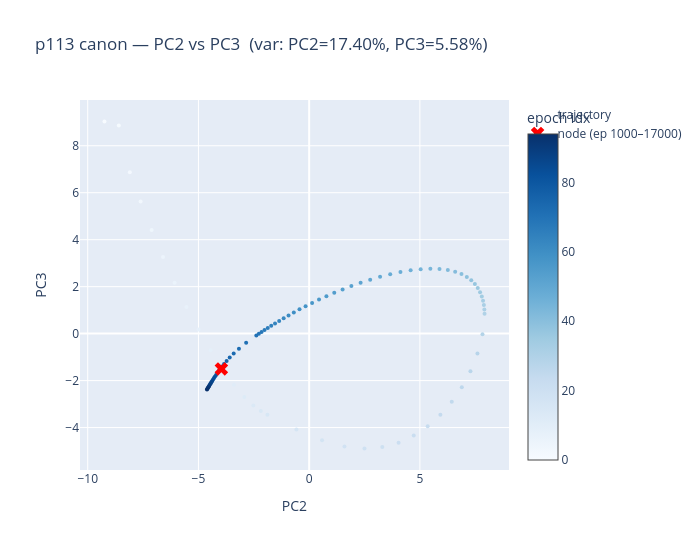
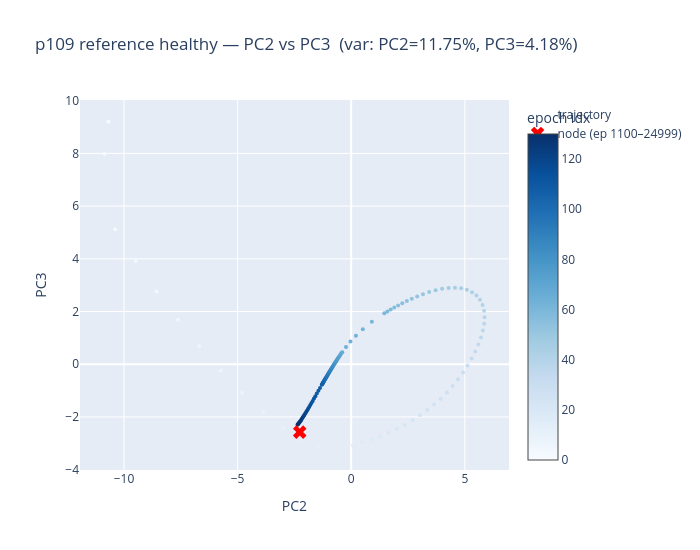

The code cell stored with these charts, in order, in its notebook:
### Markdown cell above
## 1. The lemniscate — single-model visualization

PC2 vs PC3 is where the self-intersection is most visible.  
The node is the point of closest self-approach with arc-length separation ≥ 15% of total arc.

Compare the canon model (p113/s999/ds598) against the reference healthy (p109/s485/ds598)
to confirm the structure appears across variants before quantifying it.

### Code cell
def plot_lemniscate(variant, label, min_arc_sep=0.15):
    """PC2vPC3 trajectory with node marked and epoch colormap."""
    epochs, coords, var_ratio, _ = load_trajectory(variant)
    curve = coords[:, 1:3]  # PC2, PC3
    node_result = detect_self_intersection(curve, min_arc_sep_fraction=min_arc_sep)

    colors = list(range(len(epochs)))
    fig = go.Figure()
    fig.add_trace(go.Scatter(
        x=curve[:, 0], y=curve[:, 1],
        mode="markers",
        marker=dict(color=colors, colorscale="Blues", size=4,
                    colorbar=dict(title="epoch idx")),
        name="trajectory",
    ))
    nx, ny = node_result["node_position"]
    i, j = node_result["idx_pair"]
    fig.add_trace(go.Scatter(
        x=[nx], y=[ny],
        mode="markers",
        marker=dict(color="red", size=12, symbol="x"),
        name=f"node (ep {epochs[i]}–{epochs[j]})",
    ))
    fig.update_layout(
        title=f"{label} — PC2 vs PC3  (var: PC2={var_ratio[1]:.2%}, PC3={var_ratio[2]:.2%})",
        xaxis_title="PC2", yaxis_title="PC3",
        width=700, height=550,
    )
    return fig, node_result


for prime, seed, dseed, label in REFERENCE_MODELS[:2]:
    v = family.get_variant(prime=prime, seed=seed, data_seed=dseed)
    fig, _ = plot_lemniscate(v, label)
    fig.show()

### Figure 1 — Plotly figure (JSON) as saved in the notebook; plotly's stock layout.template omitted (floating-point values rounded to 4 significant figures)
{"data": [{"marker": {"color": [0, 1, 2, 3, 4, 5, 6, 7, 8, 9, 10, 11, 12, 13, 14, 15, 16, 17, 18, 19, 20, 21, 22, 23, 24, 25, 26, 27, 28, 29, 30, 31, 32, 33, 34, 35, 36, 37, 38, 39, 40, 41, 42, 43, 44, 45, 46, 47, 48, 49, 50, 51, 52, 53, 54, 55, 56, 57, 58, 59, 60, 61, 62, 63, 64, 65, 66, 67, 68, 69, 70, 71, 72, 73, 74, 75, 76, 77, 78, 79, 80, 81, 82, 83, 84, 85, 86, 87, 88, 89, 90, 91, 92, 93, 94], "colorbar": {"title": {"text": "epoch idx"}}, "colorscale": [[0, "rgb(247,251,255)"], [0.125, "rgb(222,235,247)"], [0.25, "rgb(198,219,239)"], [0.375, "rgb(158,202,225)"], [0.5, "rgb(107,174,214)"], [0.625, "rgb(66,146,198)"], [0.75, "rgb(33,113,181)"], [0.875, "rgb(8,81,156)"], [1, "rgb(8,48,107)"]], "size": 4}, "mode": "markers", "name": "trajectory", "type": "scatter", "x": [-9.244, -8.597, -8.097, -7.612, -7.114, -6.601, -6.076, -5.542, -4.998, -4.45, -3.913, -3.398, -2.927, -2.521, -2.182, -1.885, -0.5758, 0.582, 1.595, 2.497, 3.303, 4.038, 4.722, 5.352, 5.925, 6.44, 6.893, 7.283, 7.599, 7.827, 7.92, 7.911, 7.89, 7.852, 7.795, 7.717, 7.614, 7.483, 7.319, 7.119, 6.878, 6.593, 6.262, 5.886, 5.473, 5.035, 4.583, 4.122, 3.66, 3.202, 2.756, 2.323, 1.906, 1.51, 1.134, 0.779, 0.4453, 0.1325, -0.1613, -0.4365, -0.6929, -0.931, -1.152, -1.355, -1.541, -1.713, -1.87, -2.015, -2.149, -2.272, -2.386, -2.845, -3.171, -3.409, -3.588, -3.729, -3.843, -3.936, -4.016, -4.086, -4.147, -4.202, -4.252, -4.299, -4.34, -4.379, -4.413, -4.445, -4.475, -4.503, -4.529, -4.552, -4.575, -4.595, -4.615], "y": [9.032, 8.86, 6.876, 5.627, 4.412, 3.258, 2.163, 1.137, 0.175, -0.7114, -1.504, -2.178, -2.697, -3.057, -3.292, -3.459, -4.087, -4.543, -4.804, -4.891, -4.83, -4.643, -4.341, -3.942, -3.452, -2.898, -2.279, -1.598, -0.8448, -0.03074, 0.847, 1.03, 1.215, 1.4, 1.583, 1.764, 1.94, 2.109, 2.269, 2.415, 2.54, 2.639, 2.712, 2.753, 2.762, 2.742, 2.695, 2.62, 2.527, 2.417, 2.294, 2.162, 2.023, 1.881, 1.736, 1.592, 1.449, 1.308, 1.168, 1.033, 0.9014, 0.7752, 0.6552, 0.5419, 0.4349, 0.3346, 0.2409, 0.1531, 0.07081, -0.006291, -0.07915, -0.3928, -0.6429, -0.8463, -1.017, -1.163, -1.291, -1.403, -1.504, -1.596, -1.68, -1.757, -1.828, -1.894, -1.956, -2.012, -2.065, -2.114, -2.16, -2.204, -2.245, -2.283, -2.318, -2.351, -2.382]}, {"marker": {"color": "red", "size": 12, "symbol": "x"}, "mode": "markers", "name": "node (ep 1000–17000)", "type": "scatter", "x": [-3.965], "y": [-1.504]}], "layout": {"height": 550, "title": {"text": "p113 canon — PC2 vs PC3  (var: PC2=17.40%, PC3=5.58%)"}, "width": 700, "xaxis": {"title": {"text": "PC2"}}, "yaxis": {"title": {"text": "PC3"}}}}

### Figure 2 — Plotly figure (JSON) as saved in the notebook; plotly's stock layout.template omitted (floating-point values rounded to 4 significant figures; data arrays with more than 128 entries replaced by an {"elided": "..."} marker saying what was removed)
{"data": [{"marker": {"color": {"elided": "131 int values"}, "colorbar": {"title": {"text": "epoch idx"}}, "colorscale": [[0, "rgb(247,251,255)"], [0.125, "rgb(222,235,247)"], [0.25, "rgb(198,219,239)"], [0.375, "rgb(158,202,225)"], [0.5, "rgb(107,174,214)"], [0.625, "rgb(66,146,198)"], [0.75, "rgb(33,113,181)"], [0.875, "rgb(8,81,156)"], [1, "rgb(8,48,107)"]], "size": 4}, "mode": "markers", "name": "trajectory", "type": "scatter", "x": {"elided": "131 float values"}, "y": {"elided": "131 float values"}}, {"marker": {"color": "red", "size": 12, "symbol": "x"}, "mode": "markers", "name": "node (ep 1100–24999)", "type": "scatter", "x": [-2.266], "y": [-2.575]}], "layout": {"height": 550, "title": {"text": "p109 reference healthy — PC2 vs PC3  (var: PC2=11.75%, PC3=4.18%)"}, "width": 700, "xaxis": {"title": {"text": "PC2"}}, "yaxis": {"title": {"text": "PC3"}}}}
